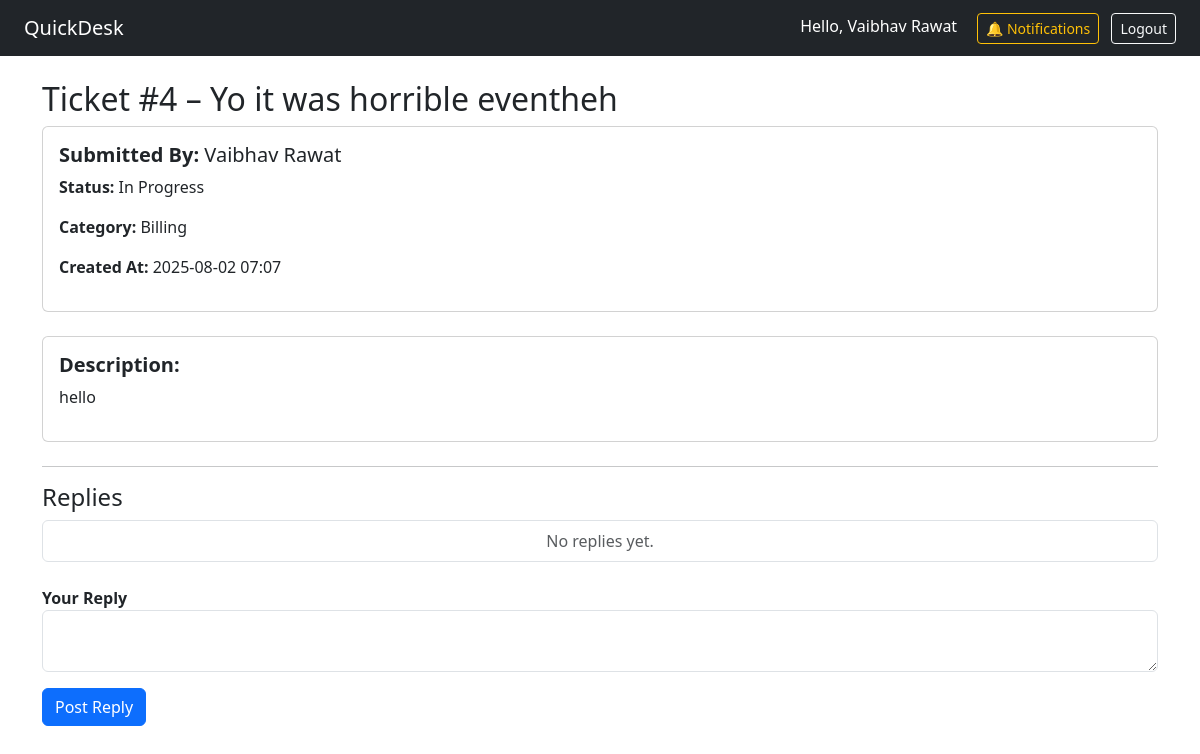
/ticket/4 (signed in), run on an earlier commit of the app's database.
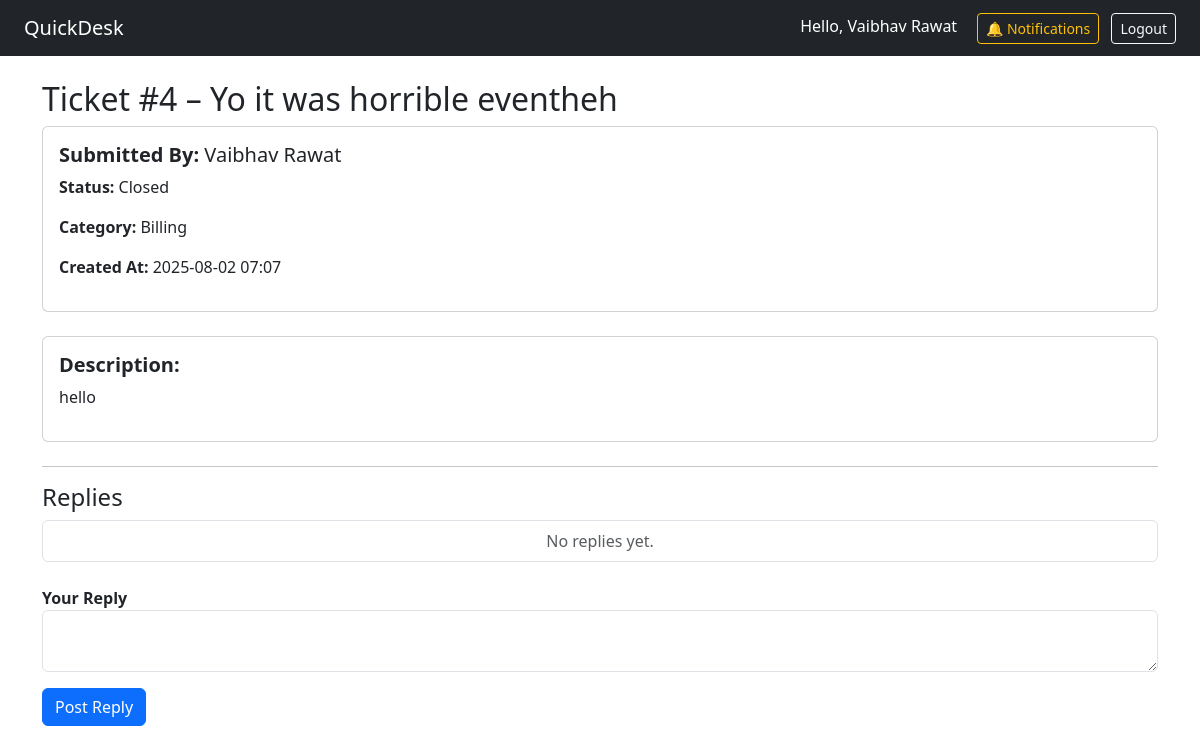
And on a later commit of the database.
### app.py (models this page shows, shortened)
class User(db.Model, UserMixin):
    id = db.Column(db.Integer, primary_key=True)
    email = db.Column(db.String(150), unique=True, nullable=False)
    name = db.Column(db.String(150), nullable=False)
    password_hash = db.Column(db.String(200), nullable=False)
    role = db.Column(db.String(50), default='user')
    is_active = db.Column(db.Boolean, default=True)
    notifications = db.relationship('Notification', backref='user', lazy='dynamic')
    tickets = db.relationship('Ticket', backref='owner', lazy=True)
    replies = db.relationship('TicketReply', backref='author', lazy=True)

class Ticket(db.Model):
    id = db.Column(db.Integer, primary_key=True)
    subject = db.Column(db.String(200), nullable=False)
    description = db.Column(db.Text, nullable=False)
    category = db.Column(db.String(100), nullable=False)
    attachment = db.Column(db.String(200))
    status = db.Column(db.String(50), default='Open')
    user_id = db.Column(db.Integer, db.ForeignKey('user.id'), nullable=False)
    user_name = db.Column(db.String(150), nullable=False)  # ✅ store user name
    created_at = db.Column(db.DateTime, default=datetime.utcnow)
    replies = db.relationship('TicketReply', backref='ticket', lazy=True)

### app.py (the view, shortened to what this page needs)
@app.route('/ticket/<int:ticket_id>', methods=['GET', 'POST'])
@login_required
def ticket_detail(ticket_id):
    ticket = Ticket.query.get_or_404(ticket_id)
    replies = TicketReply.query.filter_by(ticket_id=ticket_id).order_by(TicketReply.created_at.asc()).all()
    return render_template('ticket_detail.html', ticket=ticket, replies=replies)

### app.py (called while the page is built)
@login_manager.user_loader
def load_user(user_id):
    return User.query.get(int(user_id))

### templates/ticket_detail.html (shortened to what this page needs)
{% extends 'base.html' %}
{% block content %}
<h2>Ticket #{{ ticket.id }} – {{ ticket.subject }}</h2>
<div class="card p-3 mb-4">
  <h5 class="mb-2"><strong>Submitted By:</strong> {{ ticket.user_name }}</h5>
  <p><strong>Status:</strong> {{ ticket.status }}</p>
  <p><strong>Category:</strong> {{ ticket.category }}</p>
  <p><strong>Created At:</strong> {{ ticket.created_at.strftime('%Y-%m-%d %H:%M') }}</p>
</div>
<div class="card p-3 mb-4">
  <h5><strong>Description:</strong></h5>
  <p>{{ ticket.description }}</p>
</div>
<hr>
<h4>Replies</h4>
<ul class="list-group mb-4">
  {% for reply in replies %}
    <li class="list-group-item">
      <strong>{{ reply.author_name }}</strong>: {{ reply.content }}<br>
      <small class="text-muted">{{ reply.created_at.strftime('%Y-%m-%d %H:%M') }}</small>
      <div class="mt-2">
        <form action="{{ url_for('vote_reply', reply_id=reply.id, vote_type='upvote') }}" method="post" style="display:inline;">
          <button class="btn btn-sm btn-outline-success" title="Upvote">👍</button>
        </form>
        <span class="me-3">{{ reply.votes | selectattr('vote_type', 'equalto', 'upvote') | list | length }}</span>
        <form action="{{ url_for('vote_reply', reply_id=reply.id, vote_type='downvote') }}" method="post" style="display:inline;">
          <button class="btn btn-sm btn-outline-danger" title="Downvote">👎</button>
        </form>
        <span>{{ reply.votes | selectattr('vote_type', 'equalto', 'downvote') | list | length }}</span>
      </div>
    </li>
  {% else %}
    <li class="list-group-item text-center text-muted">No replies yet.</li>
  {% endfor %}
</ul>
<form method="POST">
  <div class="mb-3">
    <label for="reply"><strong>Your Reply</strong></label>
    <textarea name="reply" class="form-control" id="reply" required></textarea>
  </div>
  <button type="submit" class="btn btn-primary">Post Reply</button>
</form>
{% endblock %}

### templates/base.html (shortened to what this page needs)
<!DOCTYPE html>
<html lang="en">
<head>
  <link href="https://cdn.jsdelivr.net/npm/bootstrap@5.3.0/dist/css/bootstrap.min.css" rel="stylesheet">
</head>
<body>
  <nav class="navbar navbar-expand-lg navbar-dark bg-dark px-4">
    <a class="navbar-brand" href="{{ url_for('dashboard') }}">QuickDesk</a>
    <div class="ms-auto">
      {% if current_user.is_authenticated %}
  <span class="text-white me-3">Hello, {{ current_user.name }}</span>
  <a class="btn btn-outline-warning btn-sm me-2" href="{{ url_for('notifications') }}">🔔 Notifications</a>
  <a class="btn btn-outline-light btn-sm" href="{{ url_for('logout') }}">Logout</a>
{% else %}
  <a class="btn btn-outline-light btn-sm" href="{{ url_for('login') }}">Login</a>
{% endif %}
    </div>
  </nav>
  <div class="container mt-4">
    {% block content %}{% endblock %}
  </div>
</body>
</html>

What changed in the data, as far as the page shows it:
changed Ticket "Yo it was horrible eventheh": status "In Progress" → "Closed"
